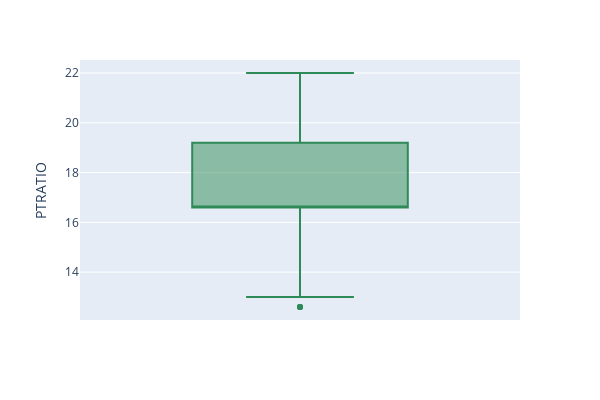

Notebook code cell kept with this figure:
### Markdown cell above
**Razão entre n. de alunos e professores no bairro**

### Code cell
boxplot = px.box(df, y = "PTRATIO", width=600, height=400, boxmode='overlay', color_discrete_sequence=["seagreen"])
boxplot.show()

### Figure 1 — Plotly figure (JSON) as saved in the notebook; plotly's stock layout.template omitted (floating-point values rounded to 4 significant figures; data arrays with more than 128 entries replaced by an {"elided": "..."} marker saying what was removed)
{"data": [{"alignmentgroup": "True", "hovertemplate": "PTRATIO=%{y}<extra></extra>", "legendgroup": "", "marker": {"color": "seagreen"}, "name": "", "notched": false, "offsetgroup": "", "orientation": "v", "showlegend": false, "type": "box", "x0": " ", "xaxis": "x", "y": {"elided": "2340 float values"}, "y0": " ", "yaxis": "y"}], "layout": {"boxmode": "overlay", "height": 400, "legend": {"tracegroupgap": 0}, "margin": {"t": 60}, "width": 600, "xaxis": {"anchor": "y", "domain": [0, 1]}, "yaxis": {"anchor": "x", "domain": [0, 1], "title": {"text": "PTRATIO"}}}}
